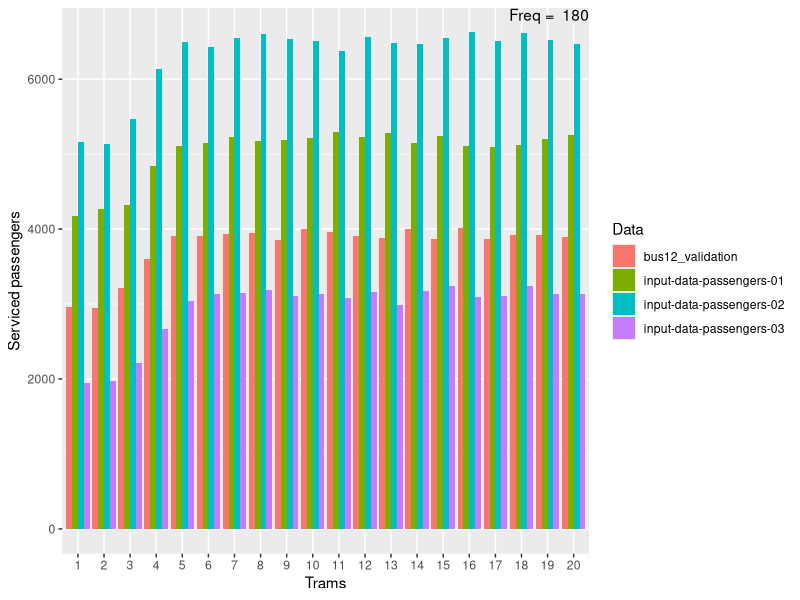
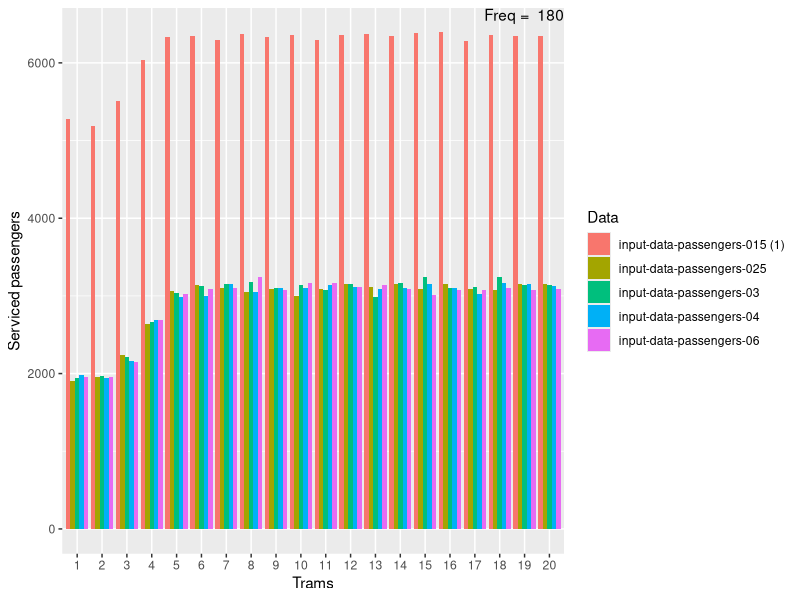
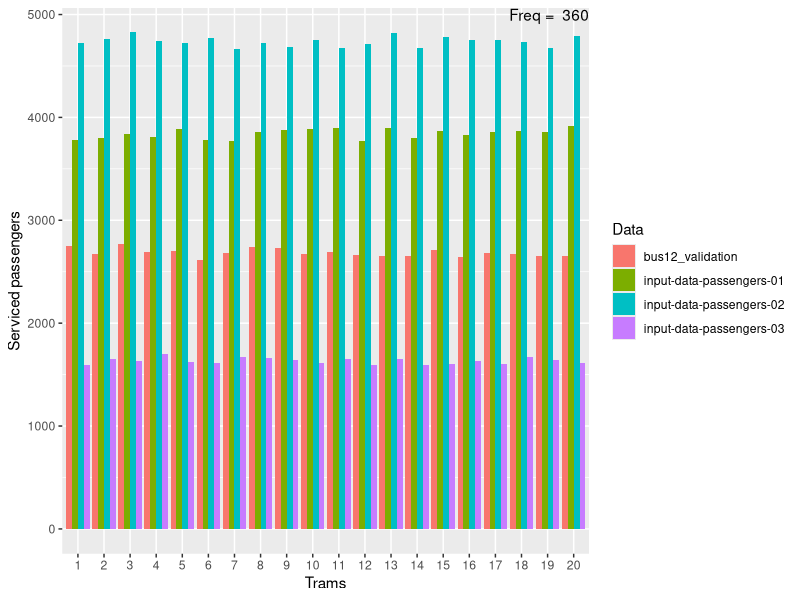
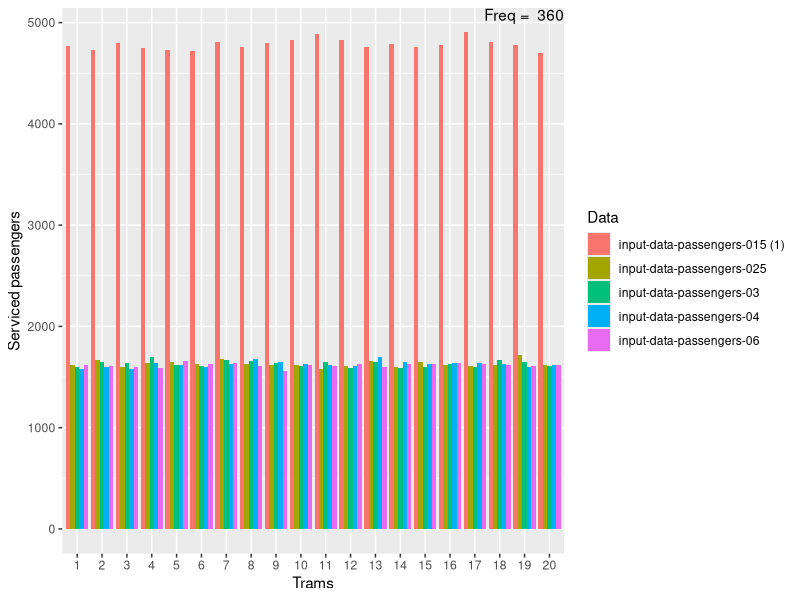
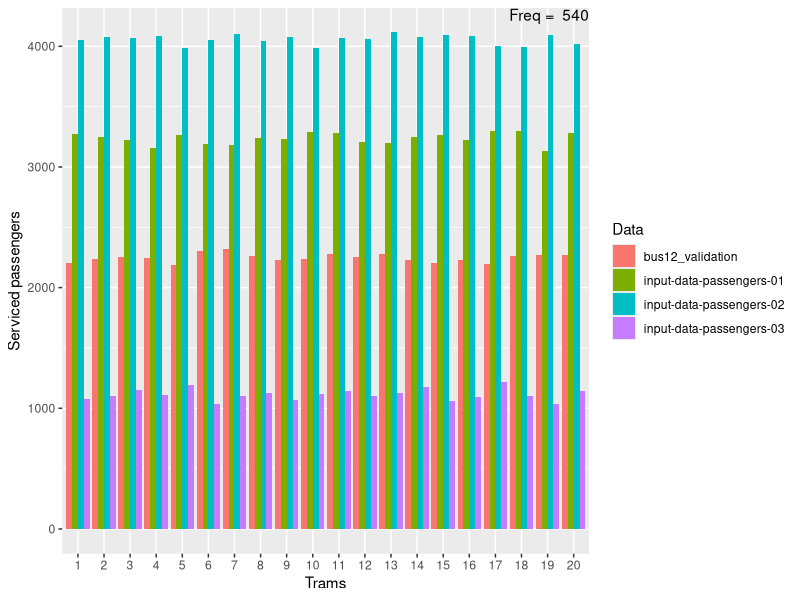
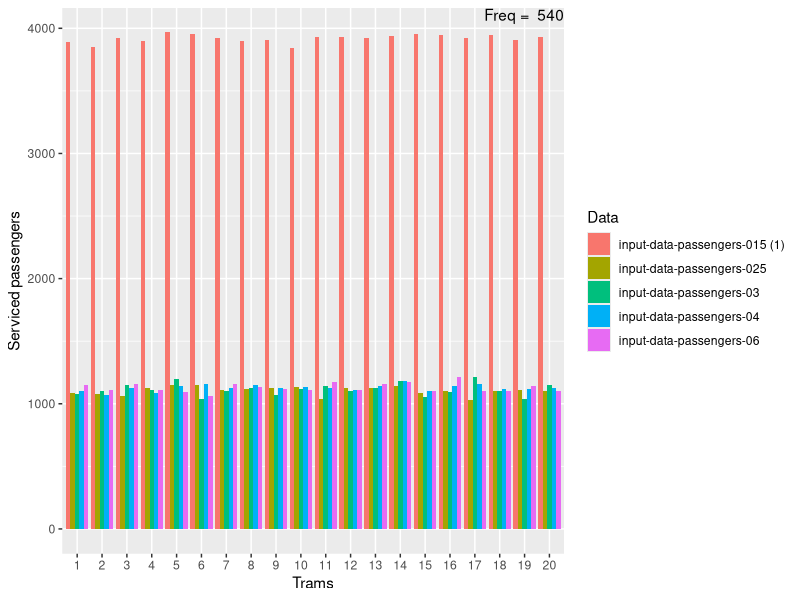
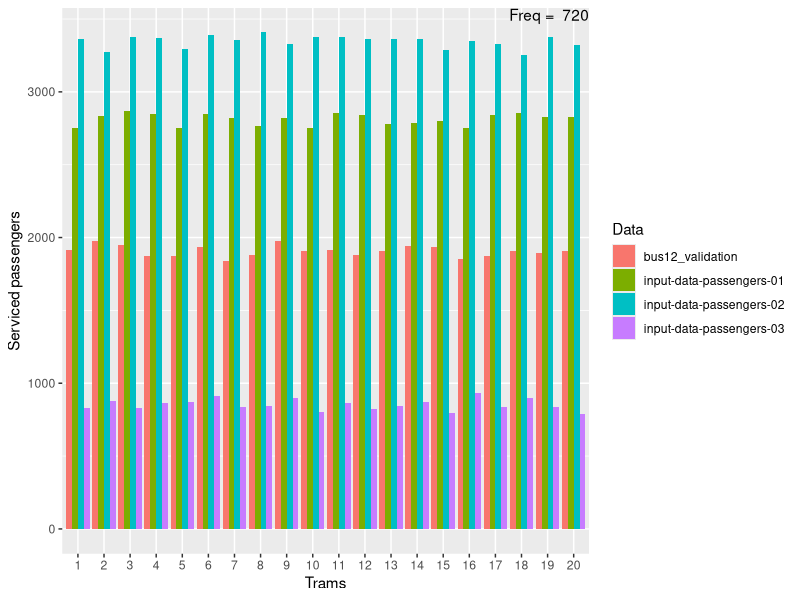
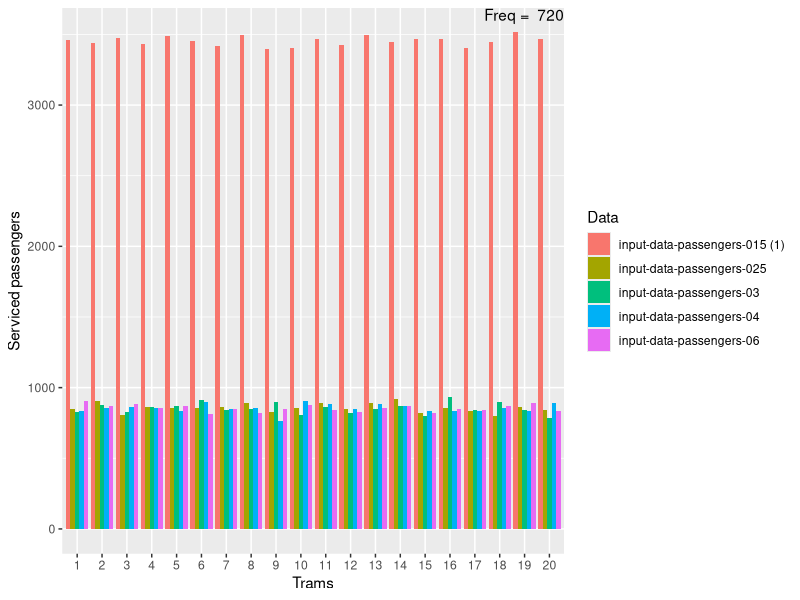

Write R code to recreate these figures, in order.
###################################################################################################
# output_analysis_plots.R                                                                          #
# @author:  Ioannis Pavlos Panteliadis <i.p.panteliadis@students.uu.nl>                           #
# @brief:   This file contains function declarations and implementations for the input analysis   #
#           performed for the project in Algorithms and Decision Support of Utrecht University    #
###################################################################################################

require (reshape)
require (ggplot2)

# df <- read.csv("output.csv", sep = ';', header = TRUE)
# Store the station names in a variable for easy iteration.
stations <- c("P+R.Uithof", "WKZ", "UMC","Heidelberglaan", "Padualaan","Kromme.Rijn",
               "Galgenwaard", "Vaartsche.Rijn","Centraal.Station")


# # Read the data
# # PR to CS
# df.PR.to.CS <- read.csv("passenger_waiting_times_at_stations_PR_to_CS.csv", header = TRUE) 
# 
# for (st in stations){
#     df <- df.PR.to.CS[which(df.PR.to.CS$station==st),]
#     
#     plot <- ggplot(df, aes(x = time, y = average_waiting_time)) +
#         geom_bar(stat = "identity") + 
#         ylab("Waiting time (sec)") +
#         scale_x_discrete(limits=c("6-7","7-8","8-9","9-10","10-11","11-12","12-13","13-14","14-15","15-16","16-17","17-18","18-19","19-20","20-21","21-22"))
#     
#     png(filename = paste("plots/",st,"_waiting_times.png",sep=""))
#     print(plot)
#     dev.off()
# }
# 
# 
# data.from.output <- read.csv('output.csv', header = T, sep = ';')
# 
# data.from.output.trimmed <- data.from.output[(data.from.output$punctuality < max(data.from.output$punctuality) - 900000) ,] 
# 
# data.from.output.trimmed$freq <- as.factor(data.from.output.trimmed$freq)
# data.from.output.trimmed$tramcnt <- as.factor(data.from.output.trimmed$tramcnt)
# data.from.output.trimmed$q <- as.factor(data.from.output.trimmed$q)
# 
# punctuality.plot <- ggplot(data.from.output.trimmed, aes(x = freq, y = punctuality, fill = q)) +
#     geom_bar(stat = "identity", position = position_dodge()) + 
#     geom_hline(yintercept = 1020) + 
#     geom_text(aes(label=tramcnt), position=position_dodge(width=0.9), vjust=-0.25) + 
#     scale_fill_discrete(name = "Turnaround time (sec)") + 
#     xlab("Frequency (sec)") + 
#     ylab("Time for roundtrip (sec)")
#     #scale_y_continuous(breaks = sort(c(seq(min(punctuality$punctuality), max(punctuality$punctuality), length.out = 5), 1020)))
# 
# png(file="plots/punctuality.plot.png")
# punctuality.plot
# dev.off()


frequencies <- c(180, 360, 540, 720, 900)

bus12.df <- read.csv('output_bus12_validation.csv', stringsAsFactors = FALSE)
validation.1.df <- read.csv('output_input-data-passengers-01.csv', stringsAsFactors = FALSE)
validation.2.df <- read.csv('output_input-data-passengers-02.csv', stringsAsFactors = FALSE)
validation.3.df <- read.csv('output_input-data-passengers-03.csv', stringsAsFactors = FALSE)
validation.4.df <- read.csv('output_input-data-passengers-04.csv', stringsAsFactors = FALSE)
validation.6.df <- read.csv('output_input-data-passengers-06.csv', stringsAsFactors = FALSE)
validation.15.df <- read.csv('output_input-data-passengers-015.csv', stringsAsFactors = FALSE)
validation.25.df <- read.csv('output_input-data-passengers-025.csv', stringsAsFactors = FALSE)

# Compine the dfs in to 1.
df.melted.1 <- rbind(bus12.df, validation.1.df, validation.2.df, validation.3.df)
df.melted.2 <- rbind(validation.3.df, validation.4.df, validation.6.df, validation.15.df, validation.25.df)


## Barplots for the serviced passengers
for (freq in frequencies){
    png(paste("plots/serviced_passengers1_freq", freq, ".png",sep = ""))
    print(
        ggplot(df.melted.1[which(df.melted.1$freq == freq),], aes(x=factor(tramcnt), y=serviced, fill=file)) +
            geom_bar(stat = "identity", position = 'dodge') +
            xlab("Trams") +
            ylab("Serviced passengers") +
            scale_fill_discrete(name = "Data") +
            annotate("text", x=Inf, y = Inf, label=paste("Freq = ", freq), vjust=1.1, hjust=1) 
    )
    dev.off()
    
    png(paste("plots/serviced_passengers2_freq", freq, ".png",sep = ""))
    print(
        ggplot(df.melted.2[which(df.melted.2$freq == freq),], aes(x=factor(tramcnt), y=serviced, fill=file)) +
            geom_bar(stat = "identity", position = 'dodge') +
            xlab("Trams") +
            ylab("Serviced passengers") +
            scale_fill_discrete(name = "Data") +
            annotate("text", x=Inf, y = Inf, label=paste("Freq = ", freq), vjust=1.1, hjust=1)
    )
    dev.off()
}


## Waiting times
for (freq in frequencies) {
    png(paste("plots/waiting_times1_freq", freq, ".png",sep = ""))
    print(
        ggplot(df.melted.1[which(df.melted.1$freq == freq),], aes(x=tramcnt, y=total_waiting_time, colour=file)) +
            geom_line() +
            scale_x_discrete(limits=c(1:20)) +
            xlab("Trams") +
            ylab("Waiting Time (sec)") +
            labs(color = "Data") +
            annotate("text", x=Inf, y = Inf, label=paste("Freq = ", freq), vjust=1.1, hjust=1) 
    )
    dev.off()
    
    png(paste("plots/waiting_times2_freq", freq, ".png",sep = ""))
    print(
        ggplot(df.melted.2[which(df.melted.2$freq == freq),], aes(x=tramcnt, y=total_waiting_time, colour=file)) +
            geom_line() +
            scale_x_discrete(limits=c(1:20)) +
            xlab("Trams") +
            ylab("Waiting Time (sec)") +
            labs(color = "Data") +
            annotate("text", x=Inf, y = Inf, label=paste("Freq = ", freq), vjust=1.1, hjust=1)
    )
    dev.off()
}
